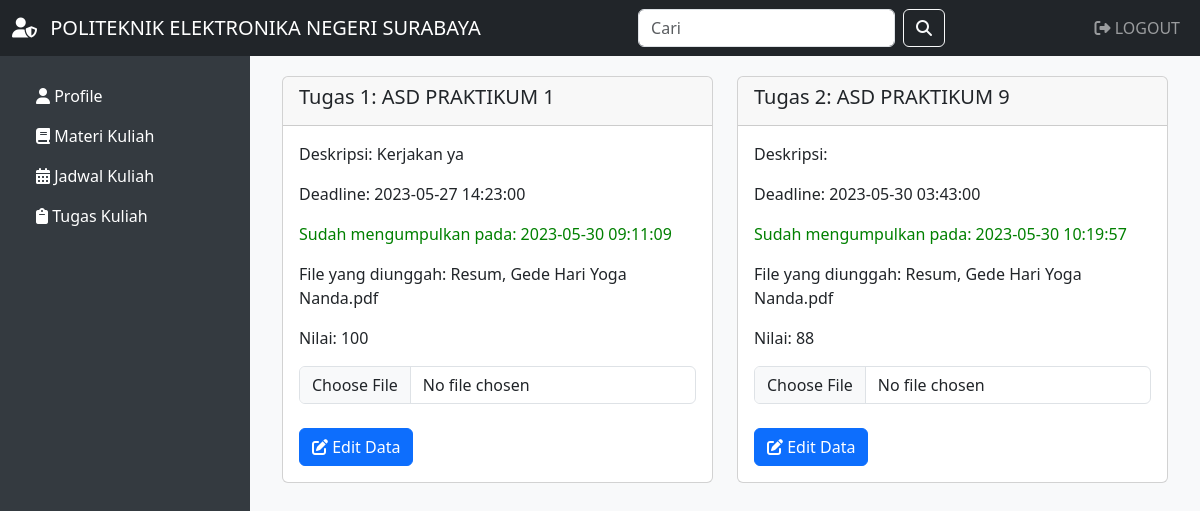
Screenshot of /isitugas.php?id_dosen=1&id_mahasiswa=24 (signed in) with the database file from the repository.
### tables this page shows
CREATE TABLE `tugas` (
  `id_tugas` int(11) NOT NULL,
  `id_dosen` int(11) NOT NULL,
  `judul` varchar(255) NOT NULL,
  `deskripsi` varchar(255) NOT NULL,
  `deadline` datetime NOT NULL,
  `nilai` int(11) NOT NULL,
  `file` varchar(255) NOT NULL
);

CREATE TABLE `pengumpulan` (
  `id_pengumpulan` int(11) NOT NULL,
  `id_mahasiswa` int(11) NOT NULL,
  `id_tugas` int(11) NOT NULL,
  `file` varchar(255) NOT NULL,
  `waktu` datetime NOT NULL,
  `nilai` int(11) NOT NULL
);

### isitugas.php (the view, shortened to what this page needs)
<?php
include 'koneksi.php';
$id_dosen = $_GET['id_dosen'];
$id_mahasiswa = $_GET['id_mahasiswa'];
$query = "SELECT * FROM tugas WHERE id_dosen = '$id_dosen'";
$result = mysqli_query($koneksi, $query);
$query2 = "SELECT nilai FROM pengumpulan WHERE id_mahasiswa = '$id_mahasiswa'";
$result2 = mysqli_query($koneksi, $query2);
?>
<!DOCTYPE html>
<html lang="en">
<head>
    <link rel="stylesheet" href="https://cdnjs.cloudflare.com/ajax/libs/font-awesome/6.0.0-beta3/css/all.min.css">
    <link href="https://cdn.jsdelivr.net/npm/bootstrap@5.3.0-alpha2/dist/css/bootstrap.min.css" rel="stylesheet">
</head>
<body>
    <nav class="navbar navbar-expand-lg navbar-dark bg-dark text-uppercase">
        <div class="container-fluid">
            <a class="navbar-brand" href="index.php">
                <i class="fas fa-user-shield me-2"></i> Politeknik Elektronika Negeri Surabaya
            </a>
            <div class="collapse navbar-collapse" id="navbarSupportedContent">
                <form class="d-flex ms-auto">
                    <input class="form-control me-2" type="search" placeholder="Cari" aria-label="Search">
                    <button class="btn btn-outline-light" type="submit">
                        <i class="fas fa-search"></i>
                    </button>
                </form>
                <ul class="navbar-nav ms-auto">
                    <li class="nav-item">
                        <a class="nav-link" href="logout.php"><i class="fas fa-sign-out-alt"></i> Logout</a>
                    </li>
                </ul>
            </div>
        </div>
    </nav>
    <div class="dashboard">
        <ul class="nav flex-column">
            <li class="nav-item">
                <a class="nav-link active text-white" href="halmahasiswa.php"><i class="fas fa-user"></i> Profile</a>
            </li>
            <li class="nav-item">
                <a class="nav-link active text-white" href="materimahasiswa.php"><i class="fas fa-book"></i> Materi Kuliah</a>
            </li>
            <li class="nav-item">
                <a class="nav-link active text-white" href="jadwalmahasiswa.php"><i class="fas fa-calendar-alt"></i> Jadwal Kuliah</a>
            </li>
            <li class="nav-item">
                <a class="nav-link active text-white" href="tugasmahasiswa.php"><i class="fas fa-clipboard"></i> Tugas Kuliah</a>
            </li>
        </ul>
    </div>
    <div class="content">
        <div class="container">
            <div class="row">
                <?php
                $no = 1;
                if ($result && mysqli_num_rows($result) > 0) {
                    while ($data = mysqli_fetch_assoc($result)) {
                        $data2 = mysqli_fetch_assoc($result2);
                        $id_tugas = $data['id_tugas'];
                        $query_pengumpulan = "SELECT * FROM pengumpulan WHERE id_tugas = '$id_tugas'";
                        $result_pengumpulan = mysqli_query($koneksi, $query_pengumpulan);
                        $pengumpulan_data = mysqli_fetch_assoc($result_pengumpulan);
                ?>
                        <div class="col-lg-6">
                            <div class="card mb-4">
                                <div class="card-header">
                                    <h5 class="card-title">Tugas <?php echo $no++ ?>: <?php echo $data['judul']; ?></h5>
                                </div>
                                <div class="card-body">
                                    <p class="card-text">Deskripsi: <?php echo $data['deskripsi']; ?></p>
                                    <p class="card-text">Deadline: <?php echo $data['deadline']; ?></p>
                                    <?php if ($pengumpulan_data) { ?>
                                        <p style="color: green;">Sudah mengumpulkan pada: <?php echo $pengumpulan_data['waktu']; ?></p>
                                        <p>File yang diunggah: <?php echo $pengumpulan_data['file']; ?></p>
                                    <?php } else { ?>
                                        <p style="color: red;">Belum Mengumpulkan</p>
                                    <?php } ?>
                                    <p class="card-text">Nilai: <?php echo $data2['nilai']; ?></p>
                                    <form method="post" action="submittugasmahasiswa.php" enctype="multipart/form-data">
                                        <?php if ($pengumpulan_data) { ?>
                                            <input type="file" name="file" class="form-control" id="inputGroupFile01" required="required">
                                            <br>
                                            <button type="submit" name="submit" value="edit" class="btn btn-primary"><i class="fas fa-edit"></i> Edit Data</button>
                                        <?php } else { ?>
                                            <input type="file" name="file" class="form-control" id="inputGroupFile01" required="required">
                                            <br>
                                            <button type="submit" name="submit" value="submit" class="btn btn-primary"><i class="fas fa-upload"></i> Unggah</button>
                                        <?php } ?>
                                    </form>
                                </div>
                            </div>
                        </div>
                    <?php
                    }
                } else {
                    ?>
                    <div class="col-md-12">
                        <p>Tidak ada data tugas yang tersedia</p>
                    </div>
                <?php
                }
                ?>
            </div>
        </div>
    </div>
</body>
</html>

### isitugas.php (style rules this page uses)
.dashboard { background-color: #343a40; color: #fff; padding: 20px; }
.dashboard .nav-link { color: #fff; }
.content { padding: 20px; background-color: #f8f9fa; }
@media (min-width: 992px) { .dashboard { position: fixed; top: 56px; bottom: 0; left: 0; width: 250px; overflow-y: auto; } }
@media (min-width: 992px) { .content { margin-left: 250px; height: calc(100vh - 56px); overflow-y: auto; } }

### rows the page displays
tugas: judul "ASD PRAKTIKUM 1", deskripsi "Kerjakan ya", deadline "2023-05-27 14:23:00", pengumpulan.waktu "2023-05-30 09:11:09", pengumpulan.file "Resum, Gede Hari Yoga Nanda.pdf", pengumpulan.nilai "100"
tugas: judul "ASD PRAKTIKUM 9", deadline "2023-05-30 03:43:00", pengumpulan.waktu "2023-05-30 10:19:57", pengumpulan.file "Resum, Gede Hari Yoga Nanda.pdf", pengumpulan.nilai "88"
